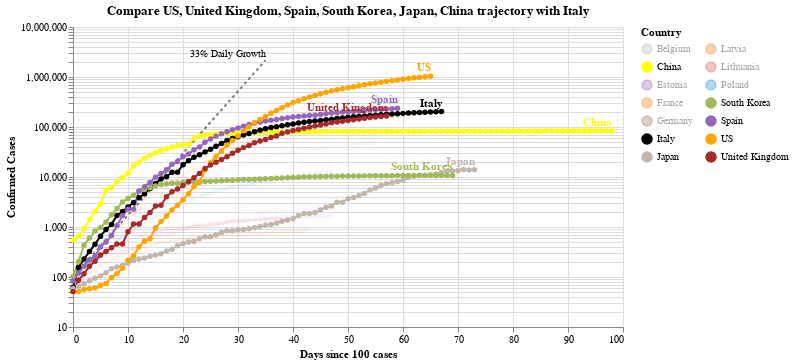

Notebook code for this chart:
### Code cell
#hide_input
chart2 = make_since_chart(dff2, ['US', 'United Kingdom', 'Spain', 'South Korea', 'Japan', 'China'], baseline_countries)
chart2

### Figure 1 — Vega-Lite specification as saved in the notebook (floating-point values rounded to 4 significant figures; data arrays with more than 128 entries replaced by an {"elided": "..."} marker saying what was removed)
{"config": {"view": {"continuousWidth": 400, "continuousHeight": 300}}, "layer": [{"mark": {"type": "line", "color": "black", "opacity": 0.5, "strokeDash": [3, 3]}, "encoding": {"x": {"type": "quantitative", "field": "Days since 100 cases"}, "y": {"type": "quantitative", "field": "Confirmed Cases"}}}, {"mark": {"type": "text", "align": "right", "dy": -6, "fontSize": 10, "text": "33% Daily Growth"}, "encoding": {"x": {"type": "quantitative", "field": "Days since 100 cases"}, "y": {"type": "quantitative", "field": "Confirmed Cases"}}, "transform": [{"filter": "(datum['Days since 100 cases'] >= 35)"}]}, {"data": {"name": "data-cfd47774ae409a1e73935272c62b40cb"}, "mark": {"type": "line", "point": true}, "encoding": {"color": {"type": "nominal", "field": "Country", "legend": {"columns": 2}, "scale": {"domain": ["Belgium", "China", "Estonia", "France", "Germany", "Italy", "Japan", "Latvia", "Lithuania", "Poland", "South Korea", "Spain", "US", "United Kingdom"], "range": ["#C1B7AD", "yellow", "#9467bd", "#F58518", "#9D755D", "black", "#C1B7AD", "#F58518", "#E45756", "#2495D3", "#A1BA59", "#9467bd", "orange", "brown"]}}, "opacity": {"condition": {"value": 1, "selection": "selector005"}, "value": 0.05}, "tooltip": [{"type": "nominal", "field": "Country"}, {"type": "temporal", "field": "Date"}, {"type": "quantitative", "field": "Confirmed Cases"}, {"type": "quantitative", "field": "Days since 100 cases"}], "x": {"type": "quantitative", "field": "Days since 100 cases"}, "y": {"type": "quantitative", "field": "Confirmed Cases", "scale": {"type": "log"}}}, "selection": {"selector005": {"type": "multi", "fields": ["Country"], "bind": "legend", "init": [{"Country": "US"}, {"Country": "United Kingdom"}, {"Country": "Spain"}, {"Country": "South Korea"}, {"Country": "Japan"}, {"Country": "China"}, {"Country": "Italy"}]}}, "width": 550}, {"data": {"name": "data-cfd47774ae409a1e73935272c62b40cb"}, "mark": {"type": "text", "align": "right", "dy": -8, "fontWeight": "bold"}, "encoding": {"color": {"type": "nominal", "field": "Country", "legend": {"columns": 2}, "scale": {"domain": ["Belgium", "China", "Estonia", "France", "Germany", "Italy", "Japan", "Latvia", "Lithuania", "Poland", "South Korea", "Spain", "US", "United Kingdom"], "range": ["#C1B7AD", "yellow", "#9467bd", "#F58518", "#9D755D", "black", "#C1B7AD", "#F58518", "#E45756", "#2495D3", "#A1BA59", "#9467bd", "orange", "brown"]}}, "opacity": {"condition": {"value": 1, "selection": "selector005"}, "value": 0.05}, "text": {"type": "nominal", "field": "Country"}, "tooltip": [{"type": "nominal", "field": "Country"}, {"type": "temporal", "field": "Date"}, {"type": "quantitative", "field": "Confirmed Cases"}, {"type": "quantitative", "field": "Days since 100 cases"}], "x": {"type": "quantitative", "field": "Days since 100 cases"}, "y": {"type": "quantitative", "field": "Confirmed Cases", "scale": {"type": "log"}}}, "transform": [{"filter": "(datum['Date'] >= 1588118400000)"}], "width": 550}], "data": {"name": "data-c1a3bbf4dd040f2e7e8e7a69520e3c2a"}, "title": "Compare US, United Kingdom, Spain, South Korea, Japan, China trajectory with Italy", "$schema": "https://vega.github.io/schema/vega-lite/v4.0.2.json", "datasets": {"data-c1a3bbf4dd040f2e7e8e7a69520e3c2a": [{"Days since 100 cases": 0, "Confirmed Cases": 100.0}, {"Days since 100 cases": 1, "Confirmed Cases": 133.0}, {"Days since 100 cases": 2, "Confirmed Cases": 176.9}, {"Days since 100 cases": 3, "Confirmed Cases": 235.3}, {"Days since 100 cases": 4, "Confirmed Cases": 312.9}, {"Days since 100 cases": 5, "Confirmed Cases": 416.2}, {"Days since 100 cases": 6, "Confirmed Cases": 553.5}, {"Days since 100 cases": 7, "Confirmed Cases": 736.1}, {"Days since 100 cases": 8, "Confirmed Cases": 979.1}, {"Days since 100 cases": 9, "Confirmed Cases": 1302.0}, {"Days since 100 cases": 10, "Confirmed Cases": 1732.0}, {"Days since 100 cases": 11, "Confirmed Cases": 2303.0}, {"Days since 100 cases": 12, "Confirmed Cases": 3064.0}, {"Days since 100 cases": 13, "Confirmed Cases": 4074.0}, {"Days since 100 cases": 14, "Confirmed Cases": 5419.0}, {"Days since 100 cases": 15, "Confirmed Cases": 7207.0}, {"Days since 100 cases": 16, "Confirmed Cases": 9586.0}, {"Days since 100 cases": 17, "Confirmed Cases": 12750.0}, {"Days since 100 cases": 18, "Confirmed Cases": 16960.0}, {"Days since 100 cases": 19, "Confirmed Cases": 22550.0}, {"Days since 100 cases": 20, "Confirmed Cases": 29990.0}, {"Days since 100 cases": 21, "Confirmed Cases": 39890.0}, {"Days since 100 cases": 22, "Confirmed Cases": 53060.0}, {"Days since 100 cases": 23, "Confirmed Cases": 70560.0}, {"Days since 100 cases": 24, "Confirmed Cases": 93850.0}, {"Days since 100 cases": 25, "Confirmed Cases": 124800.0}, {"Days since 100 cases": 26, "Confirmed Cases": 166000.0}, {"Days since 100 cases": 27, "Confirmed Cases": 220800.0}, {"Days since 100 cases": 28, "Confirmed Cases": 293700.0}, {"Days since 100 cases": 29, "Confirmed Cases": 390600.0}, {"Days since 100 cases": 30, "Confirmed Cases": 519500.0}, {"Days since 100 cases": 31, "Confirmed Cases": 690900.0}, {"Days since 100 cases": 32, "Confirmed Cases": 918900.0}, {"Days since 100 cases": 33, "Confirmed Cases": 1222000.0}, {"Days since 100 cases": 34, "Confirmed Cases": 1625000.0}, {"Days since 100 cases": 35, "Confirmed Cases": 2162000.0}], "data-cfd47774ae409a1e73935272c62b40cb": {"elided": "853 records"}}}
